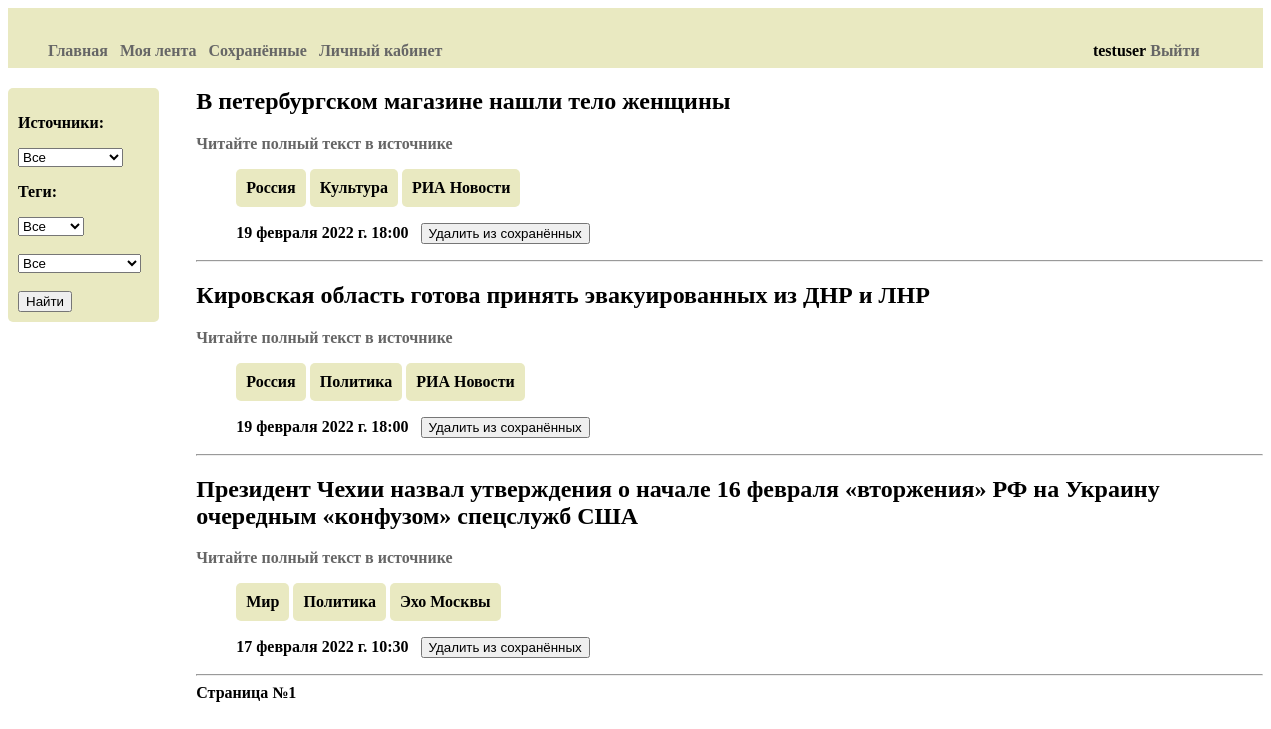
The app's page /news/my_saved (signed in), older data.
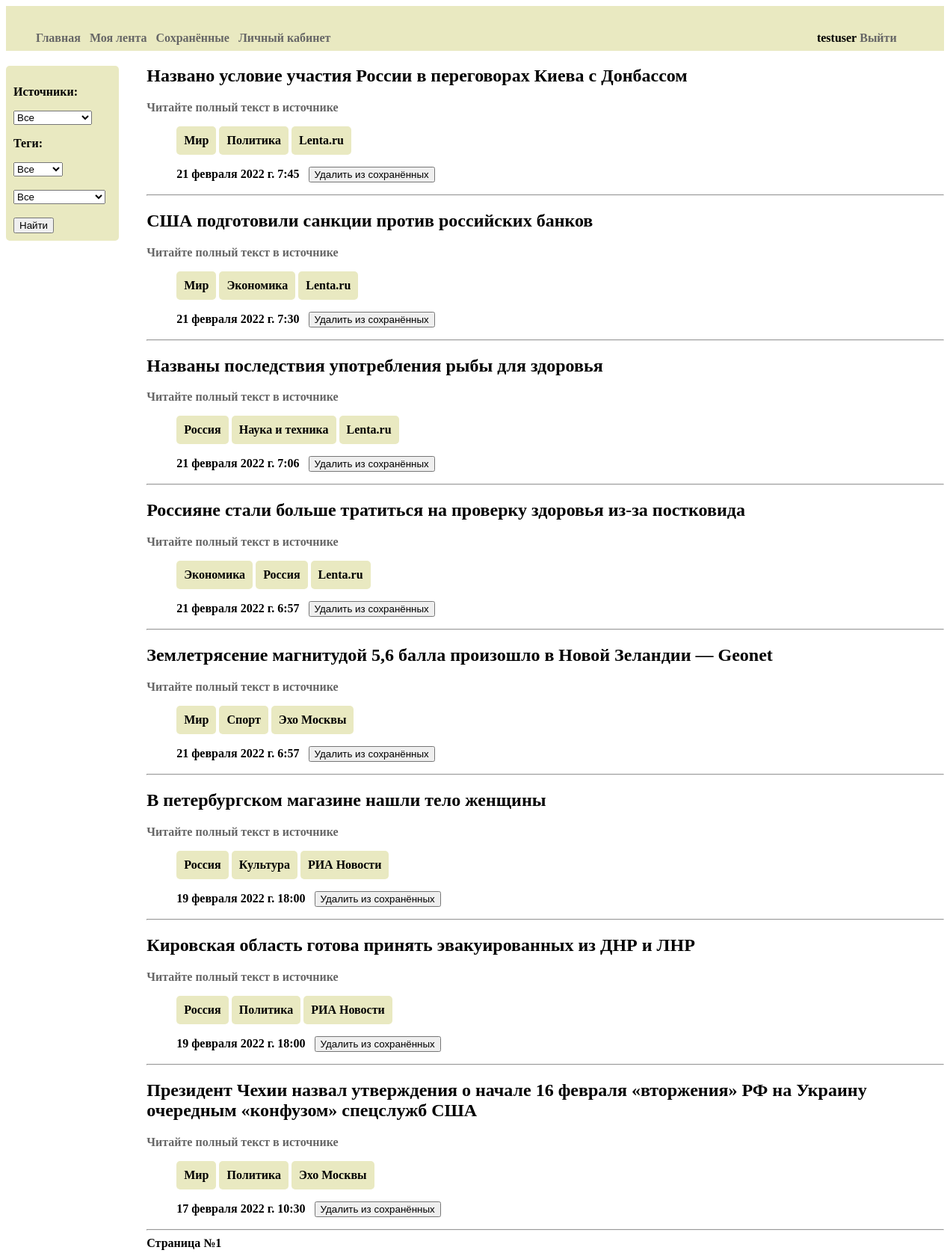
The same page, newer data.
### AllNews/models.py (models this page shows, shortened)
class Article(models.Model):
    title = models.TextField(verbose_name = "Заголовок")
    content = models.TextField(verbose_name = "Текст новости", null = True, blank = True, default = "Читайте полный текст в источнике")
    published = models.DateTimeField(verbose_name = "Дата публикации", null = True, blank = True, db_index = True, editable=False)
    saved = models.DateTimeField(verbose_name = "Дата сохранения", auto_now_add = True)
    link = models.URLField(verbose_name = "Ссылка на оригинал", null = True, blank = True)
    tags = models.ManyToManyField(Tag)
    site = models.ForeignKey('Site', default = 0, null = True, on_delete=models.PROTECT)
    users = models.ManyToManyField(User)
    is_deleted = models.BooleanField(verbose_name = "Активность", default = True, editable = False)
    class Meta:
        verbose_name = "Новость"
        verbose_name_plural = "Новости"
        ordering = ["-published"]
        unique_together = ('title', 'link')

class Tag(models.Model):
   tag = models.CharField(max_length = 50, verbose_name = "Категория")
   class Meta:
       verbose_name = "Тег"
       verbose_name_plural = "Теги"

class Site(models.Model):
   name = models.CharField(max_length = 50, verbose_name = "Название источника")
   link = models.URLField(verbose_name = "Адрес источника", unique=True)
   users = models.ManyToManyField(User)
   is_active = models.BooleanField(verbose_name = "Активность", default = False)
   is_allowed = models.BooleanField(verbose_name = "Подтверждение администратора", default=True)
   class Meta:
       verbose_name = "Источник"
       verbose_name_plural = "Источники"
       ordering = ["name"]

### AllNews/views.py (the view)
# urls.py: path('my_saved', my_saved),
@csrf_exempt
@login_required
def my_saved(request):
    if not request.user.is_authenticated:
        redirect_to_login('/account/login')
    tag1_id = request.GET.get("tag1_id", 0)
    tag2_id = request.GET.get("tag2_id", 0)
    site_id = request.GET.get("site_id", 0)
    articles = request.user.article_set.all()
    filter_ids = {}
    if tag1_id != 0:
        filter_ids['tag1_id'] = tag1_id
        tag1 = Tag.objects.get(pk=tag1_id)
        articles1 = tag1.article_set.all().order_by()
        articles = articles & articles1
    if tag2_id != 0:
        filter_ids['tag2_id'] = tag2_id
        tag2 = Tag.objects.get(pk=tag2_id) if tag2_id != 0 else tag1
        articles2 = tag2.article_set.all().order_by()
        articles = articles & articles2
    if site_id != 0:
        filter_ids['site_id'] = site_id
        articles = articles.filter(site=site_id)
    sites = Site.objects.all()
    tags1 = Tag.objects.filter(tag='Мир') | Tag.objects.filter(tag='Россия')
    tags2 = Tag.objects.exclude(tag='Мир') & Tag.objects.exclude(tag='Россия')
    paginator = Paginator(articles, 15)
    if 'page' in request.GET:
        page_num = request.GET['page']
    else:
        page_num = 1
    page = paginator.get_page(page_num)
    string = ""
    for tag in filter_ids:
        string = string + "&" + tag + "=" + filter_ids.get(tag)
    context = {'articles': page.object_list, 'sites': sites, 'tags1': tags1, 'tags2': tags2, 'filter_ids': string, 'page': page}
    return render(request, 'content.html', context)

### AllNews/templates/content.html (shortened to what this page needs)
{% extends "Layout/basic.html" %}
{% block content %}
<div class="left">
  <form  action="" class="tag">
    <div>
      <p>Источники:</p>
    </div>
    <div>
      <select name="site_id">
        <option selected disabled>Все</option>
      </select>
    </div>
    <div>
      <p>Теги:</p>
    </div>
    <div>
      <select name="tag1_id">
        <option selected disabled>Все</option>
      </select>
    </div><br/>
    <div>
      <select name="tag2_id">
        <option selected disabled>Все</option>
      </select>
    </div><br/>
    <div>
      <input type="submit" value="Найти">
    </div>
  </form>
</div>
<div class="right">
  {% for article in articles %}
  <form>
    <h1>{{ article.title }}</h1>
    <a href="{{ article.link }}">{{ article.content }}</a> <br/>
    <ul class="hr">
      {% for tag in article.tags.all %}
      <li class="tag">{{ tag.tag }}</li>
      {% endfor %}
      <li class="tag">{{ article.site.name }}</li>
    </ul>
    <ul class="hr">
      <li>{{ article.published }}</li>&nbsp;&nbsp;
      {% if user.is_authenticated %}
        {% if user in article.users.all %}
        <li><input type="submit" id={{article.pk}} value="Удалить из сохранённых" onclick="save_article({{article.pk}})"></li>
        {% endif %}
    {% endif %}
    </ul>
  </form>
  <hr>
  {% endfor %}
  {% if articles.exists %}
  <div>
    Страница №{{ page.number }}
  </div>
  {% endif %}
</div>
{% endblock %}

Row changes from the older to the newer data that the page shows:
added Article: title "Названо условие участия России в переговорах Киева с Донбассом", content "Читайте полный текст в источнике", site.name "Lenta.ru", published "21 февраля 2022 г. 7:45", Tag (tag "Мир"), Tag (tag "Политика")
added Article: title "США подготовили санкции против российских банков", content "Читайте полный текст в источнике", site.name "Lenta.ru", published "21 февраля 2022 г. 7:30", Tag (tag "Мир")
now on this page (row unchanged): Tag: tag "Экономика"
added Article: title "Названы последствия употребления рыбы для здоровья", content "Читайте полный текст в источнике", site.name "Lenta.ru", published "21 февраля 2022 г. 7:06", Tag (tag "Россия")
now on this page (row unchanged): Tag: tag "Наука и техника", shown under "Названы последствия употребления рыбы для здоровья"
added Article: title "Россияне стали больше тратиться на проверку здоровья из-за постковида", content "Читайте полный текст в источнике", site.name "Lenta.ru", published "21 февраля 2022 г. 6:57", Tag (tag "Россия")
added Article: title "Землетрясение магнитудой 5,6 балла произошло в Новой Зеландии — Geonet", content "Читайте полный текст в источнике", site.name "Эхо Москвы", published "21 февраля 2022 г. 6:57", Tag (tag "Мир")
now on this page (row unchanged): Tag: tag "Спорт", shown under "Землетрясение магнитудой 5,6 балла произошло в Новой Зеландии — Geonet"
